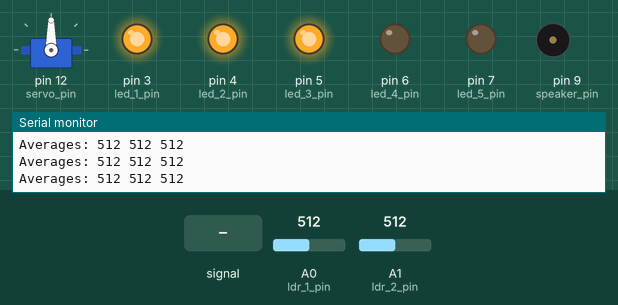
Simulated run of this sketch. Board: Arduino Uno, built with avr-gcc and run on an emulated ATmega328P. Parts: servo, output pins drawn as LEDs (lit = HIGH), buzzer (waves = sounding, pin HIGH), the last lines printed to the serial monitor. Inputs (shaded band) come from the test bench; at power-on: A0 (ldr_1_pin) = 512, A1 (ldr_2_pin) = 512. Random numbers use the default seed unless the sketch sets one.

Above: at 1.2 s.
1.3 s: A0 (ldr_1_pin) fed a 200 Hz sine of ±81 counts around its level
At 2.19 s:
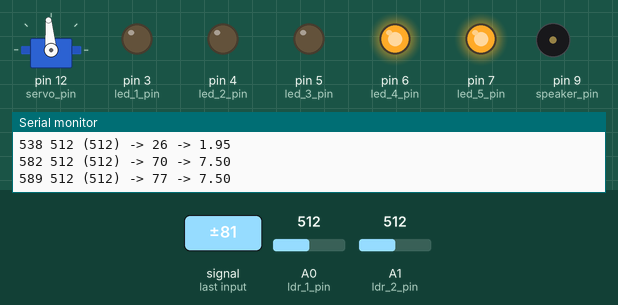
4.3 s: A0 (ldr_1_pin) set to 430
At 5.27 s:
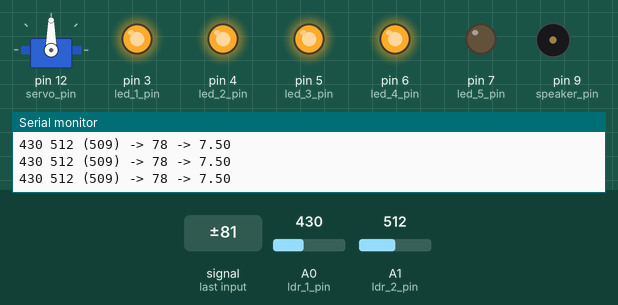
7.3 s: A1 (ldr_2_pin) set to 50
At 7.52 s:
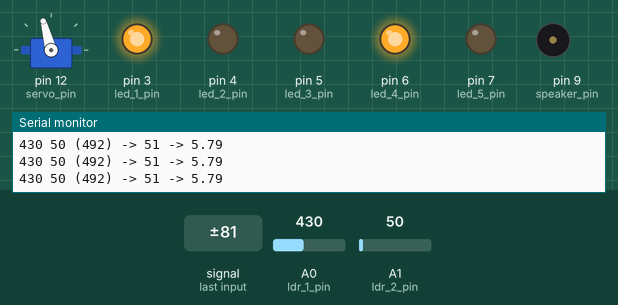
10.3 s: A0 (ldr_1_pin) set to 450
At 12.5 s:
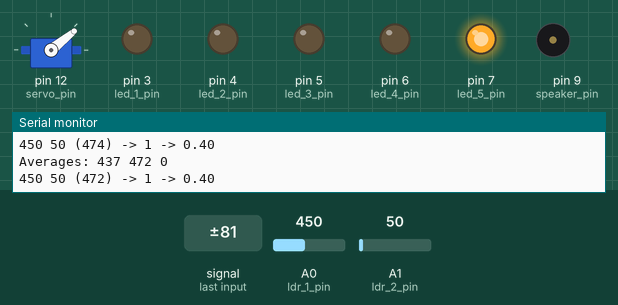
13.3 s: A0 (ldr_1_pin) set to 511
16.3 s: A0 (ldr_1_pin) set to 716
Timing chart, 0 to 20.3 s (numbered marks = the images above; inputs shaded):
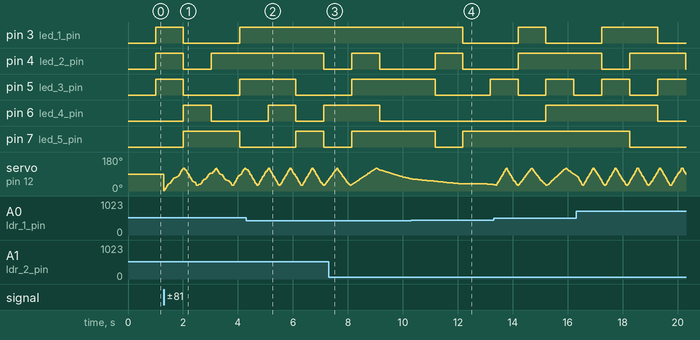

The sketch:

servo_led_piezo_movement_double_ldr_study_5.ino
```cpp
// Brown = Black = Ground
// Orange = Red = Positive
// Yellow = White = Signal
// http://helifreak.com/showthread.php?t=151527

// +5V to 1kΩ, (1kΩ, LDR) to signal, LDR to GND
// http://hobbybotics.com/tutorials/tutorial-use-a-light-dependent-resistor-ldr-to-measure-light-levels/

// LDR values are low = light, high = dark
// The large LDR gives readings from say 80 to 200

#include <Servo.h>

const int ldr_1_pin = A0;
const int ldr_2_pin = A1;
const int led_1_pin = 3;
const int led_2_pin = 4;
const int led_3_pin = 5;
const int led_4_pin = 6;
const int led_5_pin = 7;
const int servo_pin = 12;
const int speaker_pin = 9; // required by Mozzi, but VOLTAGES ARE DIFFERENT!!!

const int servo_low = 30;
const int servo_high = 120;

const float one_second = 1000000.0;
float tempo = 60.0;

const float SERVO_MIN_RATE = 0.4;
const float SERVO_MAX_RATE = 7.5;

// frequencies from http://www.phy.mtu.edu/~suits/notefreqs.html
#define b3 246.94
#define c4 261.63
#define cis4 277.18
#define d4 293.66
#define dis4 311.13
#define e4 329.63
#define f4 349.23
#define fis4 369.99
#define g4 392.00
#define gis4 415.30
#define a4 440.00
#define ais4 466.16
#define b4 493.88
#define c5 523.25

#define hz1 440.00
#define dl1 469.86
#define dc1 495.00
#define jz1 528.64
#define gx1 556.88
#define zl1 594.39
#define rb1 626.48
#define lz1 660.00
#define yz1 704.79
#define nl1 742.50
#define wy1 792.86
#define yz2 835.31

#define SCALE 12
int scale[SCALE] = {hz1, dl1, dc1, jz1, gx1, zl1, rb1, lz1, yz1, nl1, wy1, yz2};

Servo myservo;  // create servo object to control a servo


void setup() {
  pinMode(led_1_pin, OUTPUT);
  pinMode(led_2_pin, OUTPUT);
  pinMode(led_3_pin, OUTPUT);
  pinMode(led_4_pin, OUTPUT);
  pinMode(led_5_pin, OUTPUT);
  pinMode(speaker_pin, OUTPUT);
  myservo.attach(servo_pin);
  Serial.begin(9600);
}

int front_light_level;
int reference_light_level;
int estimated_light_level;

const int LIGHT_LEVEL_HISTORY = 300;
int light_level_history[LIGHT_LEVEL_HISTORY];
int actual_history_size = 0;
int average_light_level_5s;
int average_light_level_60s;
int average_light_level_300s;

void read_sensors() {
  front_light_level = analogRead(ldr_1_pin);
  reference_light_level = analogRead(ldr_2_pin);
  float ref1 = average_light_level_5s;
  float ref2 = average_light_level_60s;
  const float ref1_weight = 0.62;
  estimated_light_level = (ref1? front_light_level - ref1: 0) * ref1_weight
                        + (ref2? front_light_level - ref2: 0) * (1.0 - ref1_weight);

  static unsigned long second_start;
  static float fractional_total = 0;
  static int fractional_readings = 0;
  unsigned long t = millis();
  if (!second_start || t >= second_start + 1000) {
    if (actual_history_size >= LIGHT_LEVEL_HISTORY) {
      actual_history_size = LIGHT_LEVEL_HISTORY;
    } /* if */
    for (int i = actual_history_size; i > 0; i -= 1) {
      light_level_history[i] = light_level_history[i - 1];
    } /* for */
    int fractional_average = fractional_readings? int(fractional_total/fractional_readings + 0.5): front_light_level;
    light_level_history[0] = fractional_average;
    actual_history_size += 1;
    if (!second_start) {
      second_start = t;
    } else {
      second_start += 1000;
    } /* if */
    fractional_readings = 0;
    fractional_total = 0;
    //Serial.print("History:"); for (int i = 0; i < actual_history_size; i += 1) { Serial.print(" "); Serial.print(light_level_history[i]); } Serial.println("");

    float total_5s, total_60s, total_300s;
    for (int i = 0; i < actual_history_size; i += 1) {
      if (i < 5) {
        total_5s += light_level_history[i];
      } /* if */
      if (i < 60) {
        total_60s += light_level_history[i];
      } /* if */
      if (i < 300) {
        total_300s += light_level_history[i];
      } /* if */
    } /* for */
    average_light_level_5s = total_5s/(actual_history_size > 5? 5: actual_history_size) + 0.5;
    average_light_level_60s = total_60s/(actual_history_size > 60? 60: actual_history_size) + 0.5;
    average_light_level_300s = total_300s/(actual_history_size > 300? 300: actual_history_size) + 0.5;
    Serial.print("Averages: "); Serial.print(average_light_level_5s); Serial.print(" "); Serial.print(average_light_level_60s); Serial.print(" "); Serial.println(average_light_level_300s);
  } else {
    fractional_readings += 1;
    fractional_total += front_light_level;
  }
}

void make_tone(float f, float len) {
  float period = one_second / f;
  float duration = (60*one_second / tempo) * len;
  unsigned long d1 = period/2;
  unsigned long d2 = period - d1;
  unsigned long t_i = micros();
  unsigned long t_f = t_i + duration;
  for (; micros() < t_f;) {
    digitalWrite(speaker_pin, HIGH);
    delayMicroseconds(d1);
    digitalWrite(speaker_pin, LOW);
    delayMicroseconds(d2);
  }
}

void do_servo_action () {
  static float j0 = 0;
  static int j = 0;
  static int j_last;
  static int dir = 1;
  if (estimated_light_level) {
    int light_level = estimated_light_level;
    if (light_level < 0) { // in case the box is lying sideways
      light_level = -light_level;
    }
    float rate = pow(light_level, 1.618)/100.0;
    if (reference_light_level < 1000 && rate < SERVO_MIN_RATE) {
      rate = SERVO_MIN_RATE;
    } /* if */
    if (rate > SERVO_MAX_RATE) {
      rate = SERVO_MAX_RATE;
    } /* if */
    Serial.print(front_light_level); Serial.print(" "); Serial.print(reference_light_level); Serial.print(" ("); Serial.print(average_light_level_60s); Serial.print(") -> "); Serial.print(light_level); Serial.print(" -> "); Serial.print(rate); Serial.println("");
    j = int(j0);
    if (j != j_last) {
      myservo.write(j);
      j_last = j;
    }
    if (dir > 0) {
      j0 += dir*rate;
      if (j0 > servo_high) {
        j0 = servo_high;
        dir = -1;
      }
    } else {
      j0 += dir*rate;
      if (j0 < servo_low) {
        j0 = servo_low;
        dir = +1;
      }
    }
  }
}

void do_led_action () {
  static unsigned long last_blinked;
  unsigned long t = millis();
  if (t - last_blinked > 1000) {
    digitalWrite(led_1_pin, random(2));
    digitalWrite(led_2_pin, random(2));
    digitalWrite(led_3_pin, random(2));
    digitalWrite(led_4_pin, random(2));
    digitalWrite(led_5_pin, random(2));
    last_blinked = t;
  }
}

void make_random_sound() {
  static int i;
  static int j = 440;
  static int sound_on = 0;
  static unsigned long last_sound_toggle;
  if (sound_on) {
    make_tone(j, 0.01);
    i += 1;
    i %= SCALE;
    j += random(-16, 16);
    if (j < 440) {
      j = 440;
    } else if (j > 1000) {
      j = 1000;
    }
  } else {
    delay(10);
  }
  if (random(100) < 1000 && millis() - last_sound_toggle > 5) {
    sound_on = !sound_on;
    last_sound_toggle = millis();
  }
}

void make_sound() {
  static int i;
  static int j = 0;
  static int sound_on = 0;
  static unsigned long last_sound_toggle;
  if (sound_on) {
    make_tone(front_light_level, 0.005);
    make_tone(reference_light_level, 0.005);
  } else {
    delay(10);
  }
  if (random(100) < 1000 && millis() - last_sound_toggle > 5) {
    sound_on = !sound_on;
    last_sound_toggle = millis();
  }
}

void loop() {
  read_sensors();
  do_servo_action();
  do_led_action();
  //make_sound();
}
```
